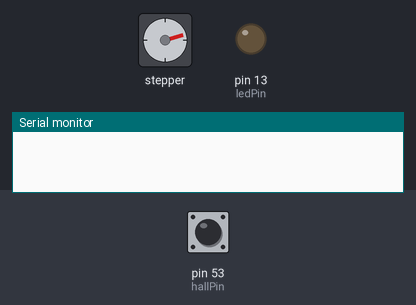
A program run on a simulated Arduino Mega 2560, built with avr-gcc and run on an emulated ATmega2560. On the bench: stepper motor, output pins drawn as LEDs (lit = HIGH), the last lines printed to the serial monitor. The test bench sets the inputs (shaded band); at power-on: pin 53 (hallPin) HIGH. Stepper angles assume 4096 steps per turn; pins used as bus, display or sensor lines are not drawn.

Above: at 1.2 s.
1.3 s: pin 53 (hallPin) pulled LOW for 1 s
At 2.71 s:
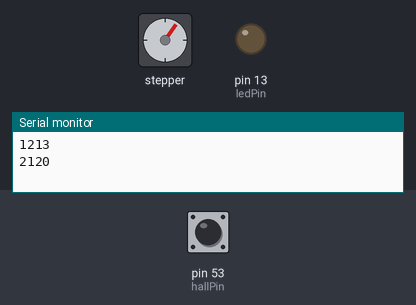
At 8.2 s:
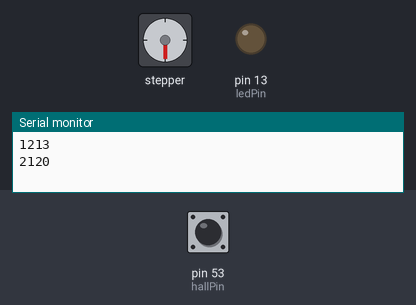
Timing chart, 0 to 9.7 s (numbered marks = the images above; inputs shaded):
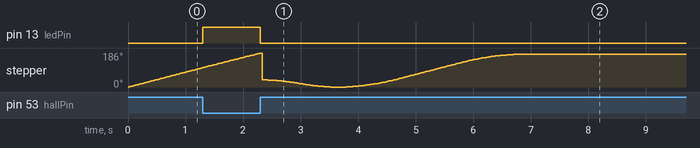

Measured:
- after the input at 1.3 s, pin 13 (ledPin): LOW → HIGH at once, → LOW 1.0 s later

The program:

main.cpp
```cpp
#include <Arduino.h>

const int hallPinPower = 52;     // the number of the hall effect sensor pin power
const int hallPin = 53;     // the number of the hall effect sensor pin
const int ledPin =  13;     // the number of the LED pin
// variables will change:
int hallState = 0;          // variable for reading the hall sensor status

int state = 0;
int calibrateState = 0;
int calibrateStepIn;
int calibrateStepOut;

#include <AccelStepper.h>
#define HALFSTEP 8

// Motor pin definitions
#define motor1Pin1  30     // IN1 on the ULN2003 driver 1
#define motor1Pin2  32     // IN2 on the ULN2003 driver 1
#define motor1Pin3  34     // IN3 on the ULN2003 driver 1
#define motor1Pin4  36     // IN4 on the ULN2003 driver 1

int fullRotationSteps = 4075;

AccelStepper stepper1(HALFSTEP, motor1Pin1, motor1Pin3, motor1Pin2, motor1Pin4);


void setup() {
  Serial.begin(9600);

  // initialize the LED pin as an output:
  pinMode(ledPin, OUTPUT);
  pinMode(hallPinPower, OUTPUT);
  // initialize the hall effect sensor pin as an input:
  pinMode(hallPin, INPUT_PULLUP);

  stepper1.setAcceleration(ceil(fullRotationSteps/4));
  stepper1.setMaxSpeed(ceil(fullRotationSteps/4));
  stepper1.setSpeed(ceil(fullRotationSteps/4));
}

void loop(){

  switch (state){
    case 0: // calibration

    // Power on hall sensor
    digitalWrite(hallPinPower, HIGH);

    // read the state of the hall effect sensor:
    hallState = digitalRead(hallPin);

    if (hallState == LOW) {
      // turn LED on:
      digitalWrite(ledPin, HIGH);
      if(calibrateState == 1){
        calibrateStepIn = stepper1.currentPosition();
        calibrateState = 2;
      }
      //Serial.println(stepper1.currentPosition());
    }
    else {
      // turn LED off:
      digitalWrite(ledPin, LOW);
      //Serial.println(0);
      if(calibrateState == 0){
        calibrateState = 1;
      }else if(calibrateState == 2){
        calibrateStepOut = stepper1.currentPosition();

        Serial.println(calibrateStepIn);
        Serial.println(calibrateStepOut);

        stepper1.setCurrentPosition(ceil((calibrateStepOut - calibrateStepIn) / 2));
        calibrateState = 3;
        stepper1.moveTo(0);
        state = 1;
      }
    }

    stepper1.runSpeed();

    break;

    case 1:
      // Power off hall sensor
      digitalWrite(hallPinPower, LOW);

      stepper1.run();
      if (0 == stepper1.distanceToGo()){
        stepper1.moveTo(ceil(fullRotationSteps/2));
      }
    break;
    case 2:
    break;
  }
}
```
